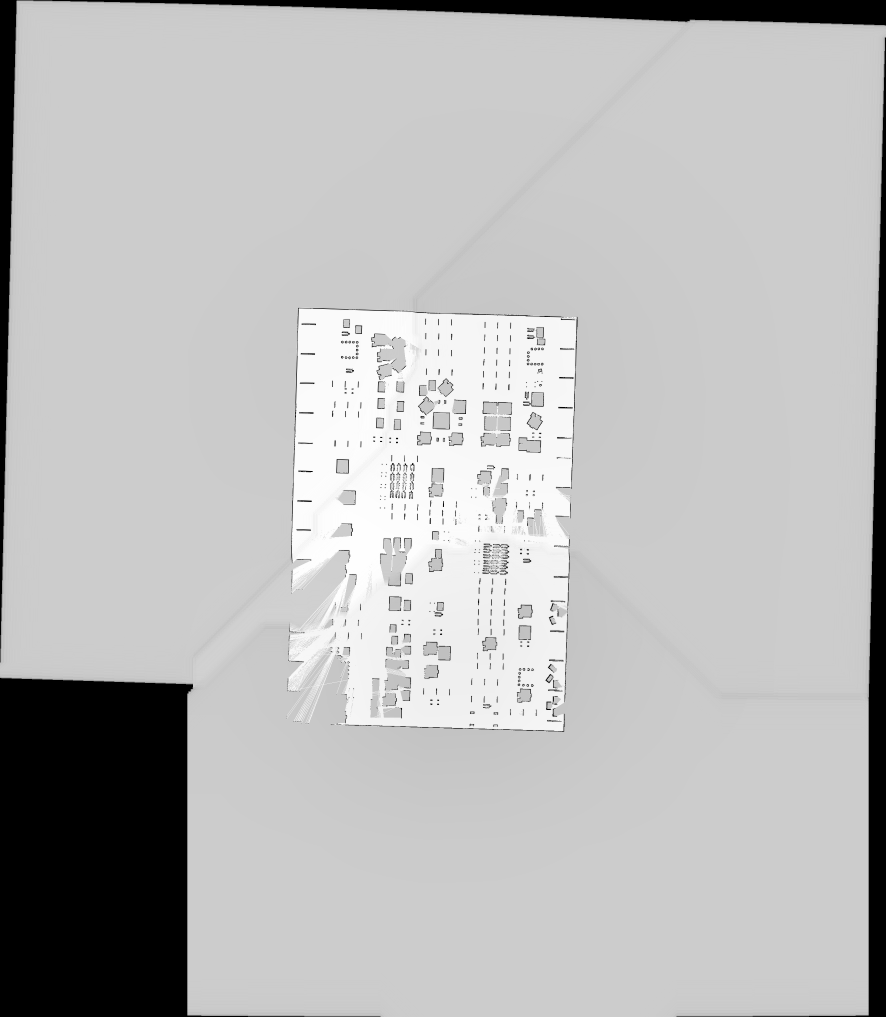
#> input picture Map_Merging/Prototypes/Ver2_Multi/Images/result.jpg, 2656 x 3051 px (shown at 1/3 size)
$ python cleaning_merged_map.py
#> lines starting #> are read from the running program, lines starting #| are printed output that depends on the picture; after the words box and inside, x2 and y2 are one past the last pixel; in counts of white or black regions, pixels touching at a corner belong together
import cv2 as cv
import numpy as np

img = cv.imread('Images/result.jpg', 0)
#> img is the input picture: shape (3051, 2656); min 0, max 255, mean 186.1

location_white_pixels = np.where((img[:,:] <= 255) & (img[:,:] >= 220))
#> location_white_pixels = 846784 positions, rows 922 to 2194, columns 858 to 1733
location_gray_pixels = np.where((img[:,:] <= 219) & (img[:,:] >= 151))
#> location_gray_pixels = 6390375 positions, rows 3 to 3050, columns 0 to 2655
location_black_pixels = np.where((img[:,:] >= 0) & (img[:,:] <=150))
#> location_black_pixels = 866297 positions, rows 0 to 3050, columns 0 to 2655

img[location_black_pixels] = 0
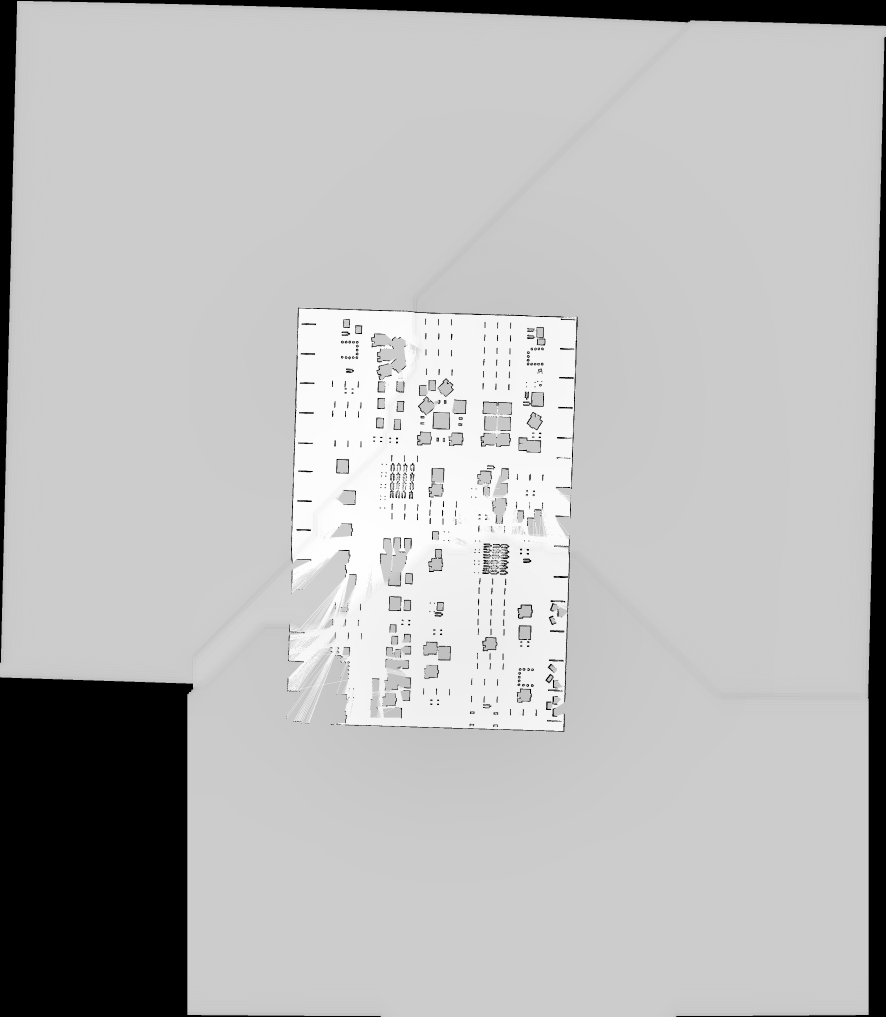
#> img: shape (3051, 2656) (shown at 1/3 size); 0.63% of pixels changed, all inside (x1, y1, x2, y2) = (0, 0, 2656, 3051)
img[location_white_pixels] = 255
#> img: shape (3051, 2656); 10.38% of pixels changed, all inside (x1, y1, x2, y2) = (858, 922, 1734, 2195)
img[location_gray_pixels] = 217

cv.imwrite('Cleaned.jpg', img)
